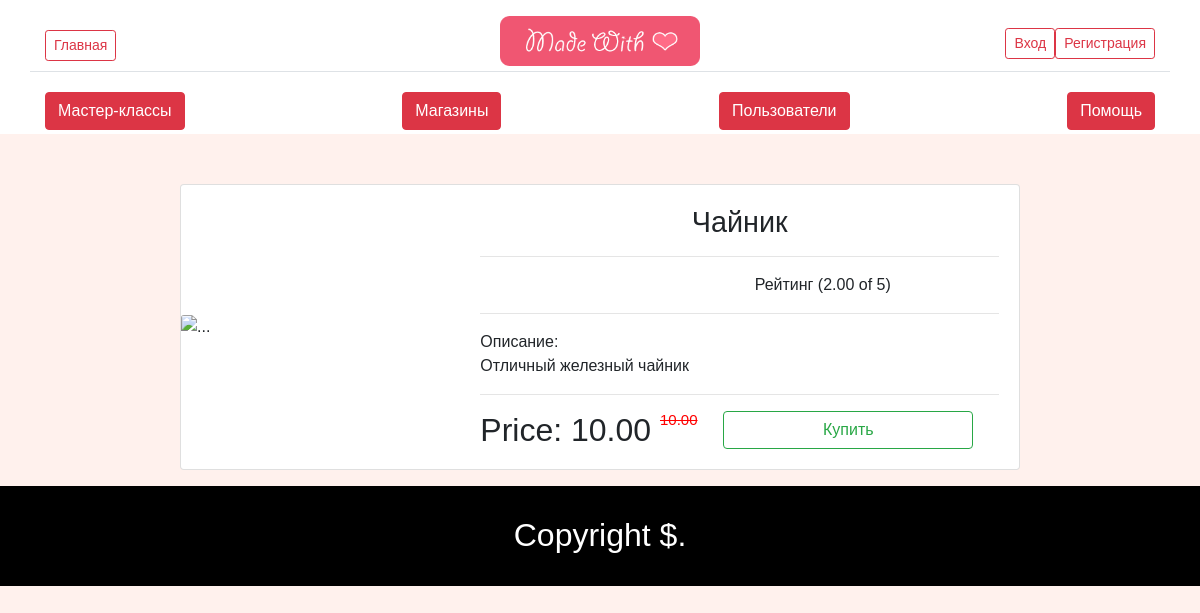
The page /shops/product/1/ on the database as committed earlier.
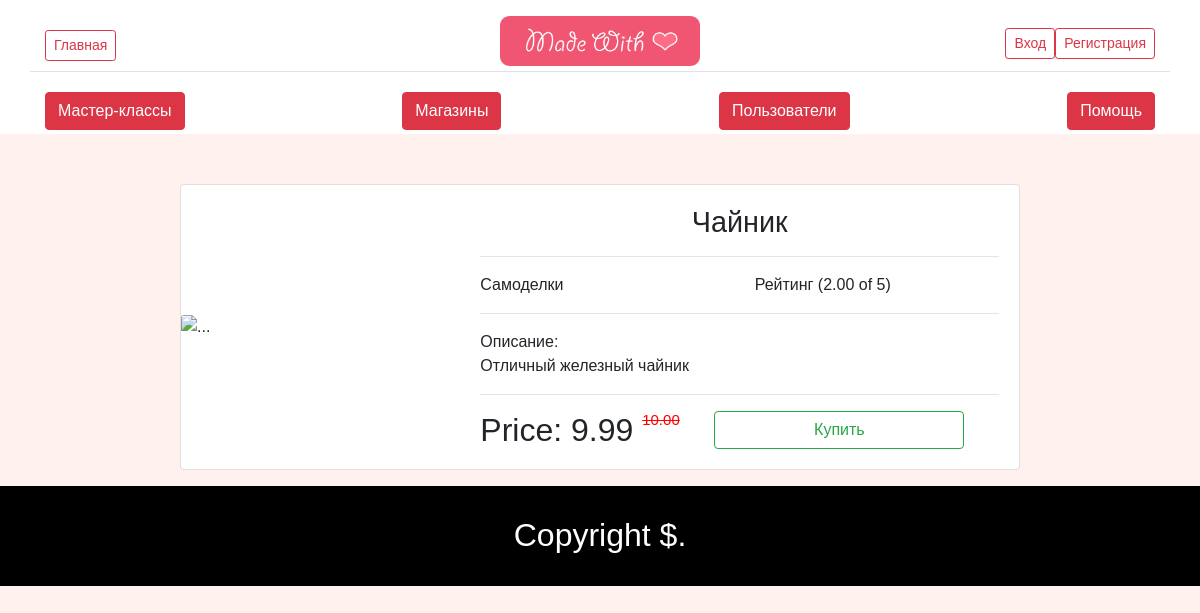
The same page on the database as committed later.
### creative_shop/models.py (models this page shows, shortened)
class Product(models.Model):
    db_table = "shops_products"
    rating = models.DecimalField(max_digits=7, decimal_places=2, default=0.00)
    shop = models.ForeignKey(Shop, related_name="products", on_delete=models.CASCADE)
    category = models.ForeignKey(ProductCategory, related_name="products", on_delete=models.CASCADE, null=True)
    name = models.CharField(max_length=255, default="Название товара", blank=True)
    description = models.TextField(default="Описание товара", blank=True)
    old_price = models.DecimalField(max_digits=10, decimal_places=2)
    new_price = models.DecimalField(max_digits=10, decimal_places=2)
    photo_filename = models.ImageField(upload_to='product_photo', blank=True)
    created_at = models.DateTimeField(auto_now_add=True)
    updated_at = models.DateTimeField(auto_now_add=True)

class ProductCategory(models.Model):
    db_table = "shops_products_category"
    name = models.CharField(max_length=75)

### creative_shop/views.py (the view)
# urls.py: path('product/<int:product_id>/', views.product, name='product'),
def product(request, product_id):
    product_obj = Product.objects.filter(id=product_id).first()
    delivery_methods = DeliveryMethod.objects.all()
    if not product_obj:
        return redirect('home_page')
    return render(request, 'shop_product.html', context={'product': product_obj, 'delivery_methods': delivery_methods})

### creative_shop/templates/shop_product.html (shortened to what this page needs)
{% extends 'base_template.html' %}
{% block content %}
    <div class="container">
        <div class="card mb-3" style="max-width: 840px;  margin-left: auto;margin-right: auto; margin-top: 50px; ">
	<div class="row no-gutters">
		<div class="col-md-4" style="margin-top: auto; margin-bottom: auto;">
			<img src="https://i.pinimg.com/originals/df/f5/a2/dff5a2162694776874477afd208f49d7.jpg" class="card-img" alt="...">
		</div>
		<div class="col-md-8">
			<div class="card-body">
				<div class="row" style="">
					<div class="col-12" style="text-align:center;">
						<h4 style=""><big>{{ product.name }}</big></h4>
					</div>
				</div>
                <hr>
                <div class="row">
                    <div class="col-6">{{ product.category.name }}</div>
                    <div class="col-6">Рейтинг ({{ product.rating }} of 5)</div>
                </div>
                <hr>
                <p>Описание:</p>
				<p>{{ product.description }}</p>
                <hr>
				<h2 class="card-title" style="float:left; margin-left: auto;margin-right: auto;">
                    <span>Price: {{ product.new_price }}</span>
                    <small>
                        <del style="font-size: 15px; color:red; vertical-align:top">
                            {{ product.old_price}}
                        </del>
                    </small>
                </h2>
				<div class="row">
					<div style="margin-left: auto;
					margin-right: auto;"><button type="button" class="btn btn-outline-success" style="width: 250px;">Купить</button></div>
				</div>
			</div>
		</div>
	</div>
</div>
    </div>
{% endblock %}

Rows that differ between the two databases and show on the page:
changed Product "Чайник": category.name (not shown) → "Самоделки"; new_price "10.00" → "9.99"
